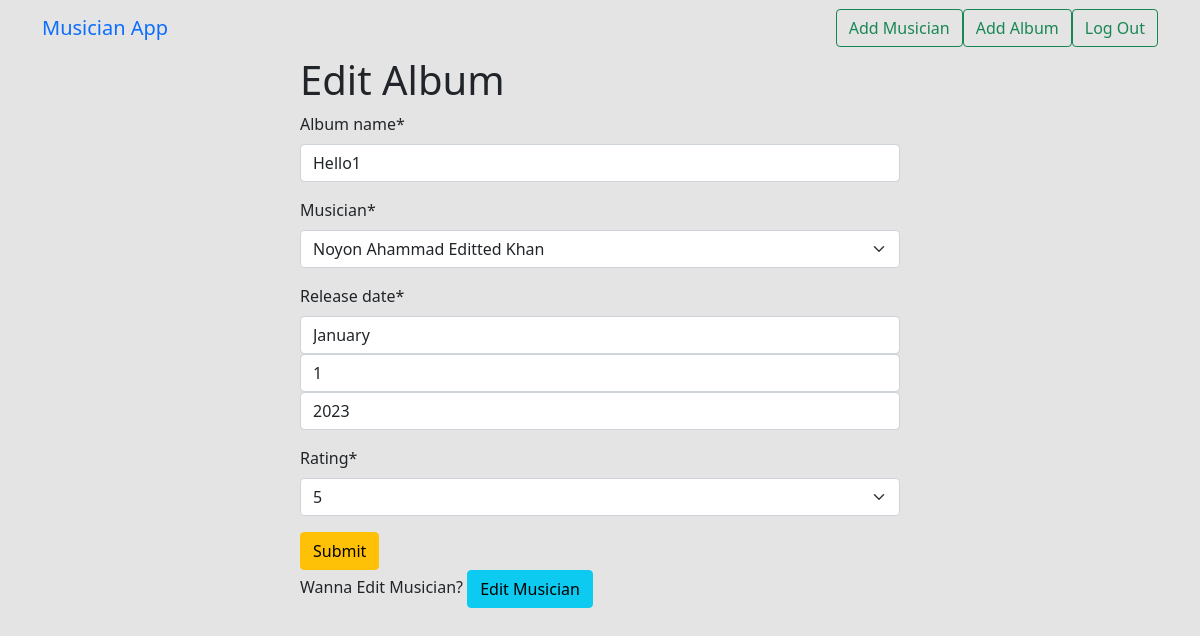
The page /edit_album/1/ (signed in) on the database its author committed.
### musician_app/models.py (models this page shows, shortened)
class Album(models.Model):
    CHOICES = (('1', 1), ('2', 2), ('3', 3), ('4', 4), ('5', 5))
    album_name = models.CharField(max_length=50)
    musician = models.ForeignKey(
        Musician, on_delete=models.CASCADE, related_name="albums")
    release_date = models.DateField()
    rating = models.CharField(choices=CHOICES, max_length=2)

### musician_app/views.py (the view)
# urls.py: path('edit_album/<int:id>/', views.EditAlbum.as_view(), name='edit_album'),
@method_decorator(login_required, name='dispatch')
class EditAlbum(UpdateView):
    model = Album
    form_class = AlbumForm
    template_name = 'edit_album.html'
    pk_url_kwarg = 'id'
    success_url = reverse_lazy('home')

### musician_app/forms.py
class AlbumForm(forms.ModelForm):
    release_date = forms.DateTimeField(widget=forms.SelectDateWidget)
    class Meta:
        model = Album
        fields = ['album_name', 'musician', 'release_date', 'rating']

### musician_app/models.py (called while the page is built)
    def __str__(self) -> str:
        return f"{self.first_name} {self.last_name}"

### musician_app/templates/edit_album.html
{% extends 'base.html' %} {% load crispy_forms_tags %} {% block content %}
<form style="width: 50%; margin: auto" method="post">
  <h1>Edit Album</h1>
  {% csrf_token %} {{form | crispy}}
  <button class="btn btn-warning">Submit</button>
  <br />
  Wanna Edit Musician?
  <a href="{% url 'edit_musician' id=album.musician.pk %}" class="btn btn-info"
    >Edit Musician</a
  >
</form>
{% endblock %}

### rows shown on the page
Album: album_name "Hello1", musician "Noyon Ahammad Editted Khan", rating "5"
